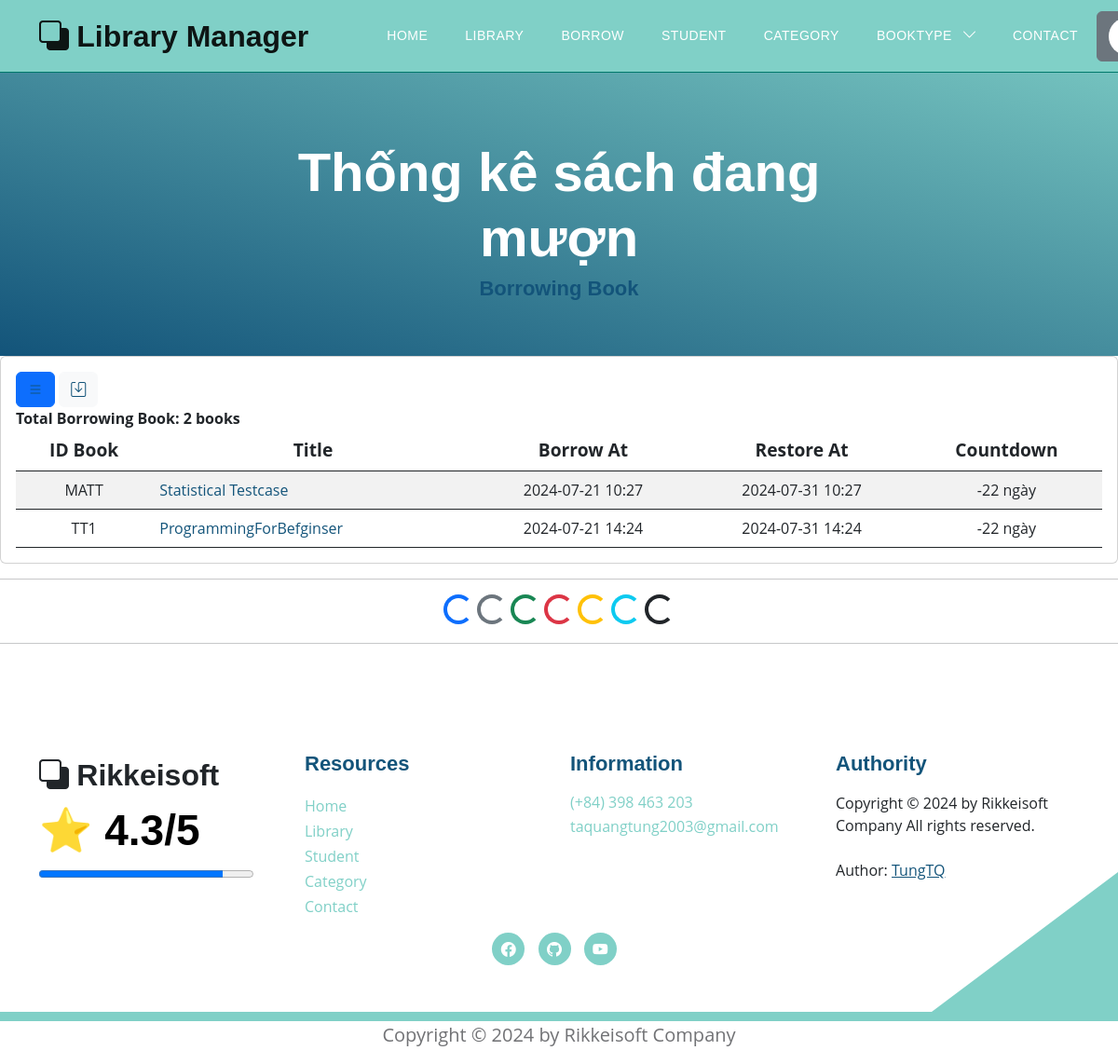
Screenshot of /books/all_borrowed_book (signed in) with the database file from the repository.
### models.py (models this page shows)
class BorrowBook(Base):
    __tablename__ = 'borrow'
    id = Column(Integer, primary_key=True, autoincrement=True)          # Khóa chính mới
    book_id = Column(String(30), ForeignKey('books.id_book'), nullable=False)
    username_id = Column(String(50), index=True)
    borrow_at = Column(DateTime, index=True)
    borrow_predict = Column(DateTime, index=True)
    borrow_actual = Column(DateTime, index=True)
    status = Column(Integer, index=True, default=0)
    book_borrow = relationship("Book", back_populates="borrows")

class Book(Base):
    __tablename__ = 'books'
    username_id = Column(String(30), ForeignKey('users.username'), nullable=False)
    id_book = Column(String(30), primary_key=True, unique=True, index=True)         # Số thứ tự sách
    title = Column(String(100), index=True)      # Tiêu đề sách
    author = Column(String(100), index=True)     # Tác giả
    year = Column(Integer)                  # Năm xuất bản
    quantity_amount = Column(Integer, index=True, default=0)
    category_id = Column(String(10), ForeignKey('category.category_id'), nullable=False)
    insert_at = Column(DateTime, index=True)
    insert_id = Column(String(30), index=True)
    update_at = Column(DateTime,index=True)
    update_id = Column(String(30), index=True)
    delete_at = Column(DateTime,index=True)
    delete_id = Column(String(30), index=True)
    delete_flag = Column(Integer, index=True)
    image_book = Column(String(100), index=True, nullable=True)         # Đường dẫn tới ảnh của sách
    pdf_book = Column(String(100), index=True, nullable=True)           # Đường dẫn tới file PDF của sách
    user = relationship("User", back_populates="books")
    category = relationship("Category", back_populates="category_books")
    borrows = relationship("BorrowBook", back_populates="book_borrow")
    borrowfinal = relationship("BorrowBookFinal", back_populates="book_borrow_final")
    comments = relationship("CommentBook", back_populates="book")

### routers/borrow.py (the view)
@router.get('/books/all_borrowed_book', response_class=HTMLResponse)
async def show_all_borrowed_book(request: Request, token: str = Cookie(None), db: Session = Depends(models.get_db)):
    mean_star = function.get_mean_star(db)
    all_category2 = db.query(models.Category).filter(models.Category.delete_flag != 1).all()
    if token:
        decodeJSON = jwt.decode(token, "secret", algorithms=["HS256"])
        username = decodeJSON["username"]
        user = function.get_user(db, username)
        if user.role != 2:
            borrowing_book = (db.query(models.BorrowBook, models.BorrowBook.book_id, models.Book.title,
                                    models.BorrowBook.borrow_at, models.BorrowBook.borrow_predict)
                            .join(models.Book, models.BorrowBook.book_id == models.Book.id_book)
                            .filter(models.BorrowBook.username_id == username, models.BorrowBook.status == 1)
                            .order_by(models.BorrowBook.book_id)
                            .all())
            current_time = datetime.datetime.now()
            total_borrowing_books = len(borrowing_book)
            return templates.TemplateResponse("books/book_borrowing.html", {"request": request,
                                                                    "borrowing_book": borrowing_book,
                                                                    "total_borrowing_books": total_borrowing_books,
                                                                    "current_time": current_time,
                                                                    "user": user,
                                                                    "mean_star": mean_star,
                                                                    "all_category2": all_category2})
        else:
            all_borrowed_books = db.query(models.BorrowBook).filter(models.BorrowBook.status == 1).order_by(models.BorrowBook.borrow_at).all()
            total_borrowed_books = len(all_borrowed_books)
            current_time = datetime.datetime.now()
            return templates.TemplateResponse("books/book_borrowing.html", {"request": request,
                                                                    "borrowed_book": all_borrowed_books,
                                                                    "total_borrowed_books": total_borrowed_books,
                                                                    "user": user,
                                                                    "current_time": current_time,
                                                                    "mean_star": mean_star,
                                                                    "all_category2": all_category2})
    else:
        return templates.TemplateResponse("errors/error_template.html", {"request": request,
                                                                  "mean_star": mean_star,
                                                                  "error": "Page Not Found"})

### templates/books/book_borrowing.html (shortened to what this page needs)
{% extends "base.html" %}
{% block content %}
<section class="hero-section d-flex justify-content-center align-items-center" id="section_1"
    style="padding-bottom: 50px;">
    <div class="container">
        <div class="row">
            <div class="col-lg-8 col-12 mx-auto">
                <h1 class="text-white text-center"> Thống kê sách đang mượn </h1>
                <h6 class="text-center"> Borrowing Book </h6>
            </div>
        </div>
    </div>
</section>
<div class="card card-table comman-shadow">
    <div class="card-body">
        <div class="table-responsive">
            <div id="DataTables_Table_0_wrapper" class="dataTables_wrapper no-footer">
                <div class="row">
                    <div class="container">
                        <div class="button-container">
                            <button class="btn btn-primary button">
                                <a href="/books/all_borrowed_book">
                                    <i class="bi bi-list"></i>
                                </a>
                            </button>
                            <button class="btn btn-light button">
                                <a href="/books/all_my_books">
                                    <i class="bi bi-save"></i>
                                </a>
                            </button>
                        </div>
                    </div>
                    <div class="col-md-6">
                        <div class="dataTables_length" id="DataTables_Table_0_length">
                            <label> <b> Total Borrowing Book:
                                {% if user.role != 2 %}
                                    {{total_borrowing_books}} books
                                {% else %}
                                    {{total_borrowed_books}} books
                                {% endif %}
                            </b>
                            </label>
                        </div>
                    </div>
                </div>
                <table
                    class="table border-0 star-student table-hover table-center mb-0 datatable table-striped dataTable no-footer"
                    id="DataTables_Table_0" aria-describedby="DataTables_Table_0_info">
                    <thead class="student-thread">
                        <tr style="text-align: center; font-size:larger;">
                            <th rowspan="1" colspan="1"
                                aria-label="ID: activate to sort column ascending">ID Book</th>
                            {% if user.role != 2 %}
                                <th rowspan="1" colspan="1"
                                    aria-label="Title: activate to sort column ascending">Title</th>
                                <th rowspan="1" colspan="1"
                                    aria-label="BorrowAt: activate to sort column ascending">Borrow At</th>
                                <th rowspan="1" colspan="1"
                                    aria-label="RestoreAt: activate to sort column ascending">Restore At</th>
                                <th rowspan="1" colspan="1"
                                    aria-label="LimitPeople: activate to sort column ascending">Countdown</th>
                            {% endif %}
                        </tr>
                    </thead>
                    <tbody>
                        <form action="">
                        {% if user.role != 2 %}
                            {% for book in borrowing_book %}
                                <tr class="{% if loop.index is even %} even {% else %}odd{% endif %}">
                                    <td style="text-align: center;">{{ book.book_id }}</td>
                                    <td> <a href="/books/detail_book?choice_book={{book.book_id}}">{{ book.title }}</a></td>
                                    <td style="text-align: center;">{{ book.borrow_at.strftime('%Y-%m-%d %H:%M') }}</td>
                                    <td style="text-align: center;">{{ book.borrow_predict.strftime('%Y-%m-%d %H:%M') }}</td>
                                    <td style="text-align: center;">
                                        {% set remaining_days = (book.BorrowBook.borrow_predict - current_time).days %}
                                            {{ remaining_days }} ngày
                                    </td>
                                </tr>
                            {% endfor %}
                        {% endif %}
                        </form>
                    </tbody>
                </table>
            </div>
        </div>
    </div>
</div>
<hr>
<div style="text-align: center;">
    <div class="spinner-border text-primary" role="status">
    </div>
    <div class="spinner-border text-secondary" role="status">
    </div>
    <div class="spinner-border text-success" role="status">
    </div>
    <div class="spinner-border text-danger" role="status">
    </div>
    <div class="spinner-border text-warning" role="status">
    </div>
    <div class="spinner-border text-info" role="status">
    </div>
    <div class="spinner-border text-dark" role="status">
    </div>
</div>
<hr>
{% endblock content %}

### static/css/templatemo-topic-listing.css (style rules this page uses)
:root { --white-color: #ffffff; --primary-color: #13547a; --secondary-color: #80d0c7; --section-bg-color: #f0f8ff; --custom-btn-bg-color: #80d0c7; --custom-btn-bg-hover-color: #13547a; --dark-color: #000000; --p-color: #717275; --border-color: #7fffd4; --link-hover-color: #13547a; --body-font-family: 'Open Sans', sans-serif; --title-font-family: 'Montserrat', sans-serif; --h1-font-size: 58px; --h2-font-size: 46px; --h3-font-size: 32px; --h4-font-size: 28px; --h5-font-size: 24px; --h6-font-size: 22px; --p-font-size: 20px; --menu-font-size: 14px; --btn-font-size: 18px; --copyright-font-size: 16px; --border-radius-large: 100px; --border-radius-medium: 20px; --border-radius-small: 10px; --font-weight-normal: 400; --font-weight-medium: 500; --font-weight-semibold: 600; --font-weight-bold: 700; }
body { background-color: var(--white-color); font-family: var(--body-font-family); }
h2, h3, h4, h5, h6 { color: var(--dark-color); }
h1, h2, h3, h4, h5, h6 { font-family: var(--title-font-family); font-weight: var(--font-weight-semibold); }
h1 { font-size: var(--h1-font-size); font-weight: var(--font-weight-bold); }
h6 { color: var(--primary-color); font-size: var(--h6-font-size); }
a, button { touch-action: manipulation; transition: all 0.3s; }
a { display: inline-block; color: var(--primary-color); text-decoration: none; }
b, strong { font-weight: var(--font-weight-bold); }
.hero-section { background-image: linear-gradient(15deg, #13547a 0%, #80d0c7 100%); position: relative; overflow: hidden; padding-top: 150px; padding-bottom: 150px; }

### rows the page displays
BorrowBook: book_id "MATT", title "Statistical Testcase", borrow_at "2024-07-21 10:27", borrow_predict "2024-07-31 10:27", remaining_days "-22"
BorrowBook: book_id "TT1", title "ProgrammingForBefginser", borrow_at "2024-07-21 14:24", borrow_predict "2024-07-31 14:24", remaining_days "-22"

### other values shown
{{ total_borrowing_books }} "2"
{{ mean_star }} "4.3"
